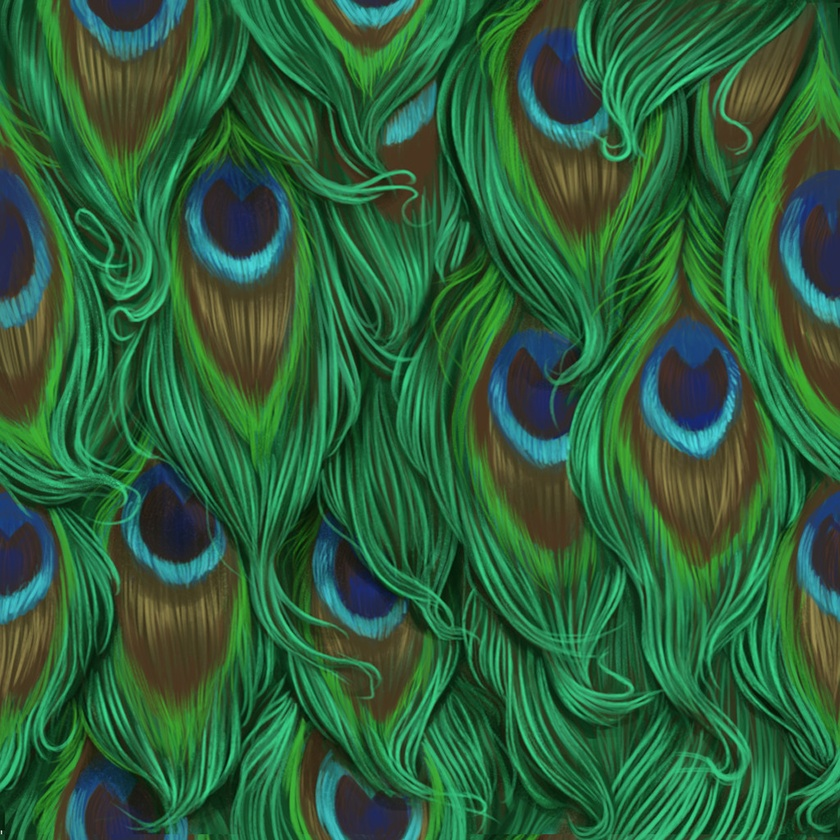
//> input picture Pyramid/peacock.jpg, 840 x 840 px, shrunk from 1024 x 1024 before the run
$ ./filters_camacho_florido peacock.jpg   (built with g++ and OpenCV 4)
//> lines starting //> are read from the running program, lines starting //| are printed output that depends on the picture
#include <iostream>
#include <iterator>
#include <opencv2/opencv.hpp>
//
#define ONESIXTEEN 0.0625f;
#define ONEEIGTH 0.125f;
#define ONEFOURTH 0.25f;
#define ONE 1.0f;
#define TWENTYFOURSIXTEEN 1.5f;
#define THRITYSIXSIXTEEN 2.25f;


using namespace cv;

void PyramidDown( Mat &m_WorkingImage, Mat &m_CurrentImage, Mat &m_GaussianKernel, std::string m_Basename, int m_Identifier )
{
  bool isSummit = false;
  Mat m_BlurredImage = Mat::zeros( m_WorkingImage.size( ), CV_8UC3 );
  Mat m_UpSampled = Mat::zeros( m_WorkingImage.size().width / 2, m_WorkingImage.size().height / 2, CV_8UC3 );

  GaussianBlur( m_WorkingImage, m_BlurredImage, m_GaussianKernel.size( ), 0.85d );

  MatIterator_< Vec3b > it_BL, end_BL, it_LP, end_LP, it, end ;

  if( m_Identifier != 1 )
  {
    //Declare the Laplacian Matrix
    Mat m_Laplacian = Mat::zeros( m_WorkingImage.size( ), CV_8UC3 );
    //Declare the iterators for the blurred matrix, the laplacian matrix and the original
    //Initialize iterators
    it_BL   = m_BlurredImage.begin < Vec3b >( );
    end_BL  = m_BlurredImage.end < Vec3b >( );
    it_LP   = m_Laplacian.begin < Vec3b >( );
    end_LP  = m_Laplacian.end < Vec3b >( );
    it      = m_WorkingImage.begin < Vec3b >( );
    end     = m_WorkingImage.end < Vec3b >( );
    //Laplacian Matrix = Original Matrix - Blurred Matrix
    for( ;it!= end, it_BL!= end_BL, it_LP!= end_LP; it++, it_BL++, it_LP++){
      (*it_LP)[ 0 ]=(*it)[0] - (*it_BL)[0];
      (*it_LP)[ 1 ]=(*it)[1] - (*it_BL)[1];
      (*it_LP)[ 2 ]=(*it)[2] - (*it_BL)[2];
    } // rof
    imwrite( m_Basename + "_Laplacian" + std::to_string(m_Identifier) + ".png", m_Laplacian);

  }
  else
  {
    std::cout<<"Summit!\n";
    std::cout << "Size: " << m_WorkingImage.size().width << std::endl;
    isSummit = true;
  }

  MatIterator_< Vec3b > it_SS, end_SS;
  it = m_BlurredImage.begin< Vec3b >( );
  end = m_BlurredImage.end< Vec3b >( );
  it_SS = m_UpSampled.begin< Vec3b >( );
  end_SS = m_UpSampled.end< Vec3b >( );
  int col =0;
  int row =0;

  for(  ; it != end, it_SS != end_SS; ++it)
  {
    if(col > m_WorkingImage.size().width - 1 ){
      row ++;
      col=0;
    }
    if((col%2!=0)&&(row%2!=0)){
      (*it_SS)[0] = (*it)[0];
  	  (*it_SS)[1] = (*it)[1];
  	  (*it_SS)[2] = (*it)[2];
      it_SS++;
    }
    col ++;
  } // rof
  if( isSummit )
  {
    imwrite( m_Basename + "_Laplacian" + std::to_string(m_Identifier) + ".png", m_UpSampled);
  }
  imwrite( m_Basename + "_Gaussian" + std::to_string(m_Identifier) + ".png", m_UpSampled);


  m_CurrentImage = m_UpSampled.clone( );
}

void PyramidUp( Mat &m_WorkingImage, Mat &m_CurrentImage, Mat &m_GaussianKernel, std::string m_Basename, int m_Identifier )
{
  int col = 0;
  int row = 0;
  // Declare Sampling Down Matrix (Double Size)
  Mat m_DownSampled = Mat::zeros( m_WorkingImage.size().width * 2 ,m_WorkingImage.size().height * 2, CV_8UC3);

  // Declare UpSample Iterators
  MatIterator_< Vec3b > it, end, it_DS, end_DS;
  it     = m_WorkingImage.begin < Vec3b >();
  end    = m_WorkingImage.end < Vec3b >();
  it_DS  = m_DownSampled.begin < Vec3b >();
  end_DS = m_DownSampled.end < Vec3b >();

  // Fill the even rows and cols with 0
  for(  ; it != end, it_DS != end_DS; ++it_DS ){
      if( col > m_DownSampled.size( ).width - 1 ){
        row++;
        col=0;
      }
      if( ( col % 2 != 0 ) && ( row % 2 != 0) )
      {
        (*it_DS)[ 0 ] = (*it)[ 0 ];
        (*it_DS)[ 1 ] = (*it)[ 1 ];
        (*it_DS)[ 2 ] = (*it)[ 2 ];
        it++;
      }
      else
      {
        (*it_DS)[ 0 ] = 0;
        (*it_DS)[ 1 ] = 0;
        (*it_DS)[ 2 ] = 0;
      }
      col++;
  } //rof

  //Declare GaussianBlur Down Matrix (2048x2048)
  Mat m_BlurredImage;
  m_BlurredImage= Mat::zeros( m_DownSampled.size( ), CV_8UC3);
  //Call convolution function
  GaussianBlur( m_DownSampled, m_BlurredImage, m_GaussianKernel.size( ), 0.85d );
  m_BlurredImage *= 4;

  imwrite( m_Basename + "_Gaussian" + std::to_string(m_Identifier) + ".png", m_BlurredImage );


  //Declare first Down Laplacian Matrix (2048x2048)
  Mat m_DLaplacian1;
  m_DLaplacian1 = Mat::zeros( m_DownSampled.size( ), CV_8UC3);
  //Declare iterators
  MatIterator_< Vec3b > it_DLP, end_DLP, it_DBL, end_DBL;
  it_DS = m_DownSampled.begin< Vec3b >();
  end_DS = m_DownSampled.end< Vec3b >();
  it_DLP = m_DLaplacian1.begin< Vec3b >();
  end_DLP = m_DLaplacian1.end< Vec3b >();
  it_DBL = m_BlurredImage.begin< Vec3b >();
  end_DBL = m_BlurredImage.end< Vec3b >();
  //Down Laplacian Matrix = First Down Sampled Matrix - GaussianBlur Down Matrix
  for( ;it_DS!= end_DS, it_DBL!= end_DBL, it_DLP!= end_DLP; it_DS++, it_DBL++, it_DLP++){
    (*it_DLP)[0]=(*it_DS)[0]-(*it_DBL)[0];
    (*it_DLP)[1]=(*it_DS)[1]-(*it_DBL)[1];
    (*it_DLP)[2]=(*it_DS)[2]-(*it_DBL)[2];
  } // rof
  imwrite( m_Basename + "_Laplacian" + std::to_string(m_Identifier) + ".png", m_DLaplacian1);
  m_CurrentImage = m_BlurredImage.clone( );

}

int main(int argc, char** argv )
{
  // Get command line arguments
  if ( argc < 2 )
  {
  	std::cerr << "Usage: " << argv[ 0 ] << " image_file" << std::endl;
    return( -1 );

  } // fi

  // Review given command line arguments
  std::cout << "-------------------------" << std::endl;
  for( int a = 0; a < argc; a++ )
    std::cout << argv[ a ] << std::endl;
  std::cout << "-------------------------" << std::endl;

  // Read an image
  Mat image;

  image = imread( argv[1], 1 );
//> image is the input picture: 840 rows x 840 cols, CV_8UC3; mean B, G, R 59, 97.3, 44.2

  if ( !image.data )
  {
    std::cerr << "Error: No image data" << std::endl;
    return( -1);

  } // fi

   // Write results
  std::stringstream ss( argv[ 1 ] );
  std::string basename;
  getline( ss, basename, '.' );
//> basename = "peacock"


  //Create Gaussian Kernel
  Mat m_GaussianKernel;
  int m_KernelSize = 3;
  int m_DDepth = -1;
  int m_Delta = 0;
  Point m_Anchor;
  m_Anchor = Point( 1, 1 );
  m_GaussianKernel = Mat::ones( m_KernelSize, m_KernelSize, CV_8UC3 );
  m_GaussianKernel.at<float>(0,0) = ONESIXTEEN;
  m_GaussianKernel.at<float>(0,1) = ONEEIGTH;
  m_GaussianKernel.at<float>(0,2) = ONESIXTEEN;
  m_GaussianKernel.at<float>(1,0) = ONEEIGTH;
  m_GaussianKernel.at<float>(1,1) = ONEFOURTH;
  m_GaussianKernel.at<float>(1,2) = ONEEIGTH;
  m_GaussianKernel.at<float>(2,0) = ONESIXTEEN;
  m_GaussianKernel.at<float>(2,1) = ONEEIGTH;
  m_GaussianKernel.at<float>(2,2) = ONESIXTEEN;

  Mat currentImage;
  PyramidDown(image, currentImage, m_GaussianKernel, basename, 4);
//> after the loop in PyramidDown, `for( ;it!= end, it_BL!= end_BL, it_LP!= end_LP; it++, it_BL++, it_LP++)`:
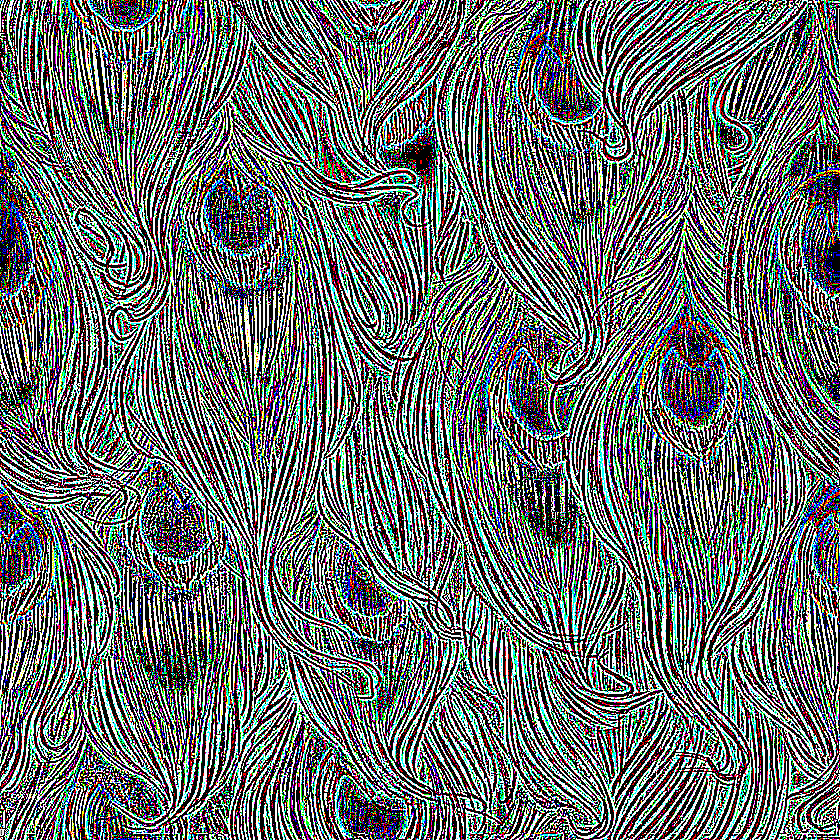
//> m_Laplacian: 840 rows x 840 cols, CV_8UC3; mean B, G, R 110.4, 111.8, 106.4
//> the loop in PyramidDown, `for(  ; it != end, it_SS != end_SS; ++it)` made 705600 passes
//> row on pass 841: 1
//> after the loop in PyramidDown, `for(  ; it != end, it_SS != end_SS; ++it)`:
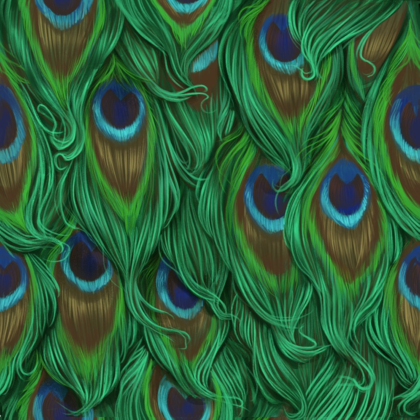
//> m_UpSampled: 420 rows x 420 cols, CV_8UC3; mean B, G, R 59.1, 97.3, 44.2
//> after the loop in PyramidDown, `for(  ; it != end, it_SS != end_SS; ++it)`: row = 839; col = 840
  for( int i = 3 ; i > 0 ; i-- )
  {
    PyramidDown( currentImage, currentImage, m_GaussianKernel, basename, i );
  }
//> this loop made 3 passes
//> pass 1, in PyramidDown (call 2), `imwrite( m_Basename + "_Laplacian" + std::to_string(m_Identifier) + "...`:
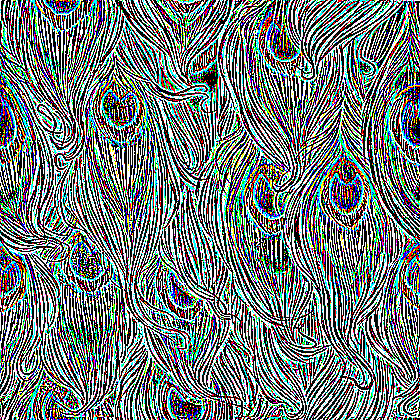
//> saved as peacock_Laplacian3.png: 420 rows x 420 cols, CV_8UC3; mean B, G, R 121.4, 123.3, 113.2
//> after the loop:
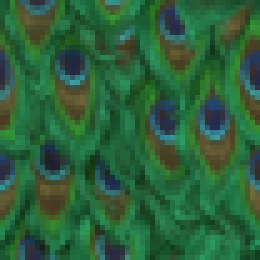
//> currentImage: 52 rows x 52 cols, CV_8UC3 (shown 5 times larger); mean B, G, R 59.1, 97.6, 44.3
  PyramidUp( image, currentImage, m_GaussianKernel, basename, 5);
//> the loop in PyramidUp, `for(  ; it != end, it_DS != end_DS; ++it_DS )` made 2822400 passes
//> after the loop in PyramidUp, `for(  ; it != end, it_DS != end_DS; ++it_DS )`:
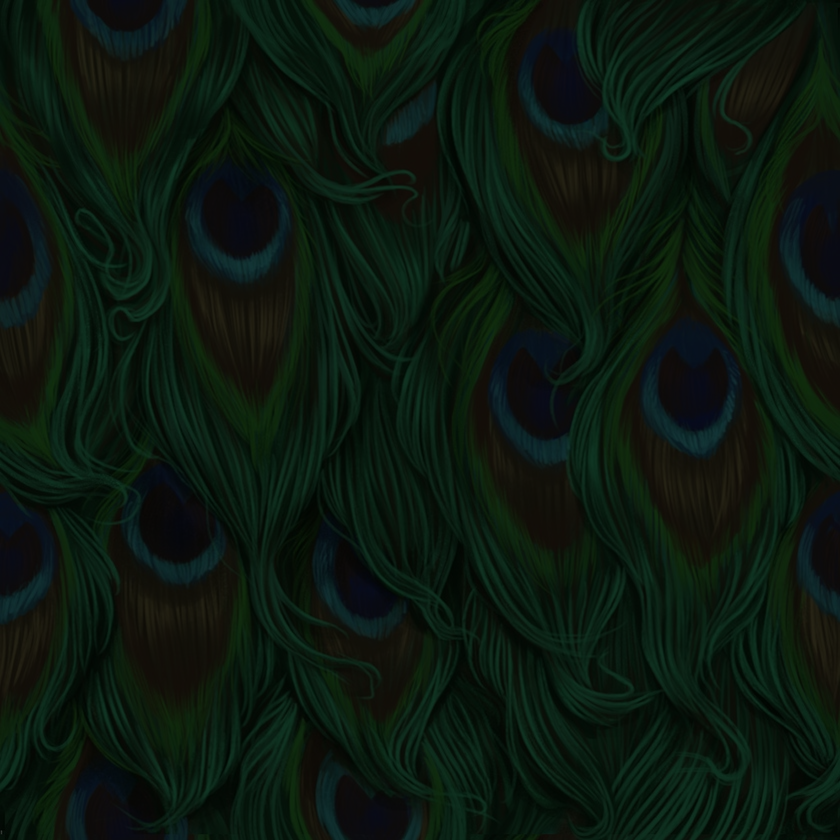
//> m_DownSampled: 1680 rows x 1680 cols, CV_8UC3 (shown at 1/2 size); mean B, G, R 14.8, 24.3, 11
//> after the loop in PyramidUp, `for(  ; it != end, it_DS != end_DS; ++it_DS )`: row = 1679; col = 1680
//> after the loop in PyramidUp, `for( ;it_DS!= end_DS, it_DBL!= end_DBL, it_DLP!= end_DLP; it_DS++, it_..`:
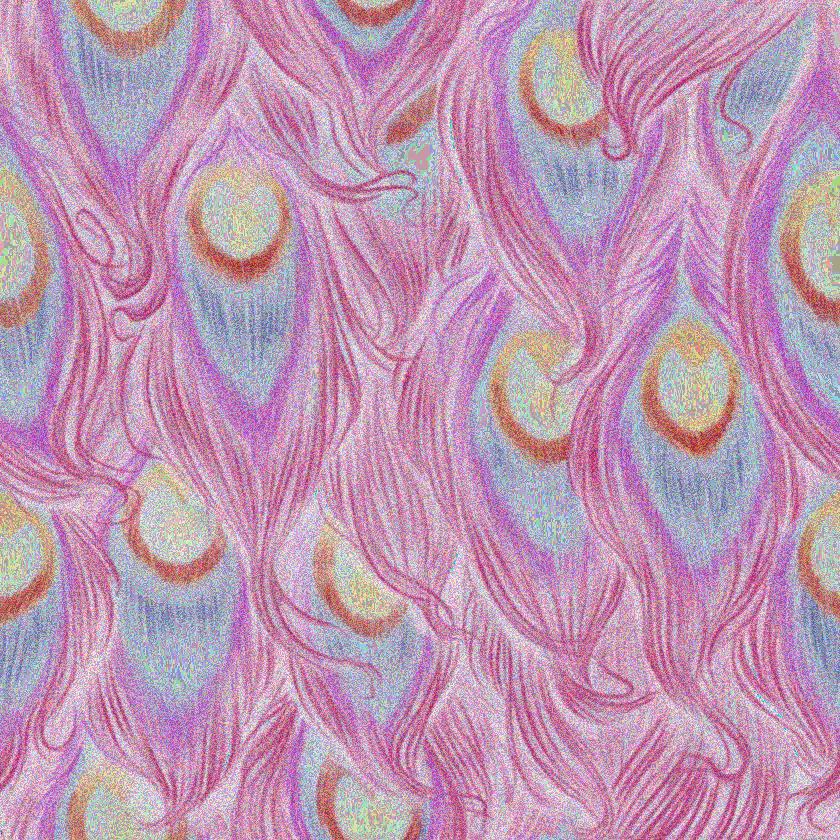
//> m_DLaplacian1: 1680 rows x 1680 cols, CV_8UC3 (shown at 1/2 size); mean B, G, R 179.4, 150.8, 190.4
  for( int i = 6 ; i < 8 ; i++ )
  {
    PyramidUp( currentImage, currentImage, m_GaussianKernel, basename, i );
  }
//> this loop made 2 passes
//> pass 1, in PyramidUp (call 2), `imwrite( m_Basename + "_Laplacian" + std::to_string(m_Identifier) + "...`:
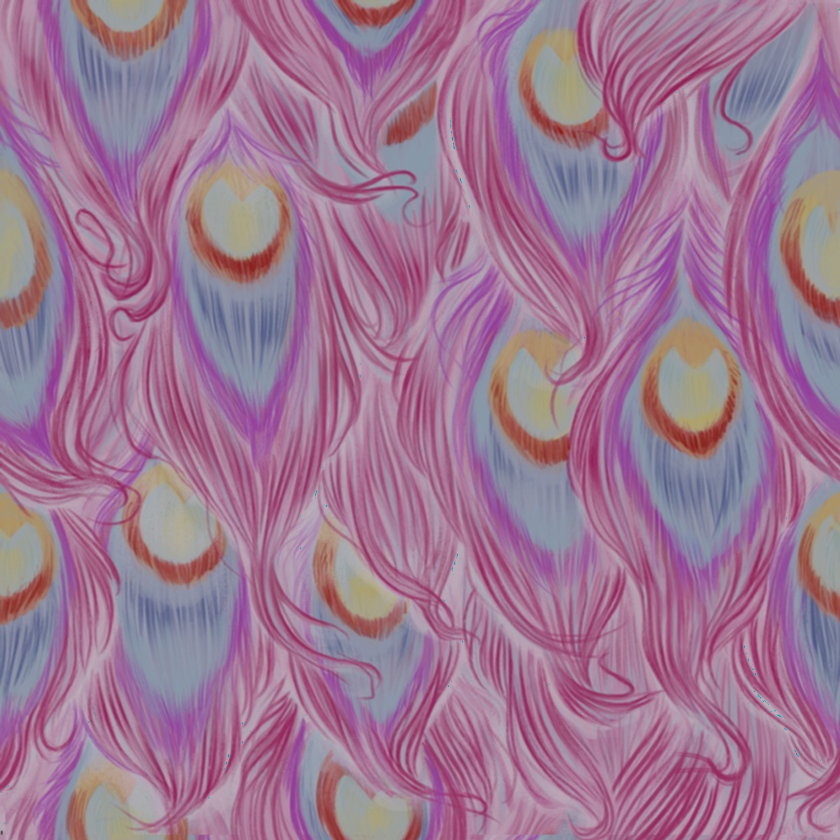
//> saved as peacock_Laplacian6.png: 3360 rows x 3360 cols, CV_8UC3 (shown at 1/4 size); mean B, G, R 147, 118.3, 158.1

  return( 0 );
}
// eof
